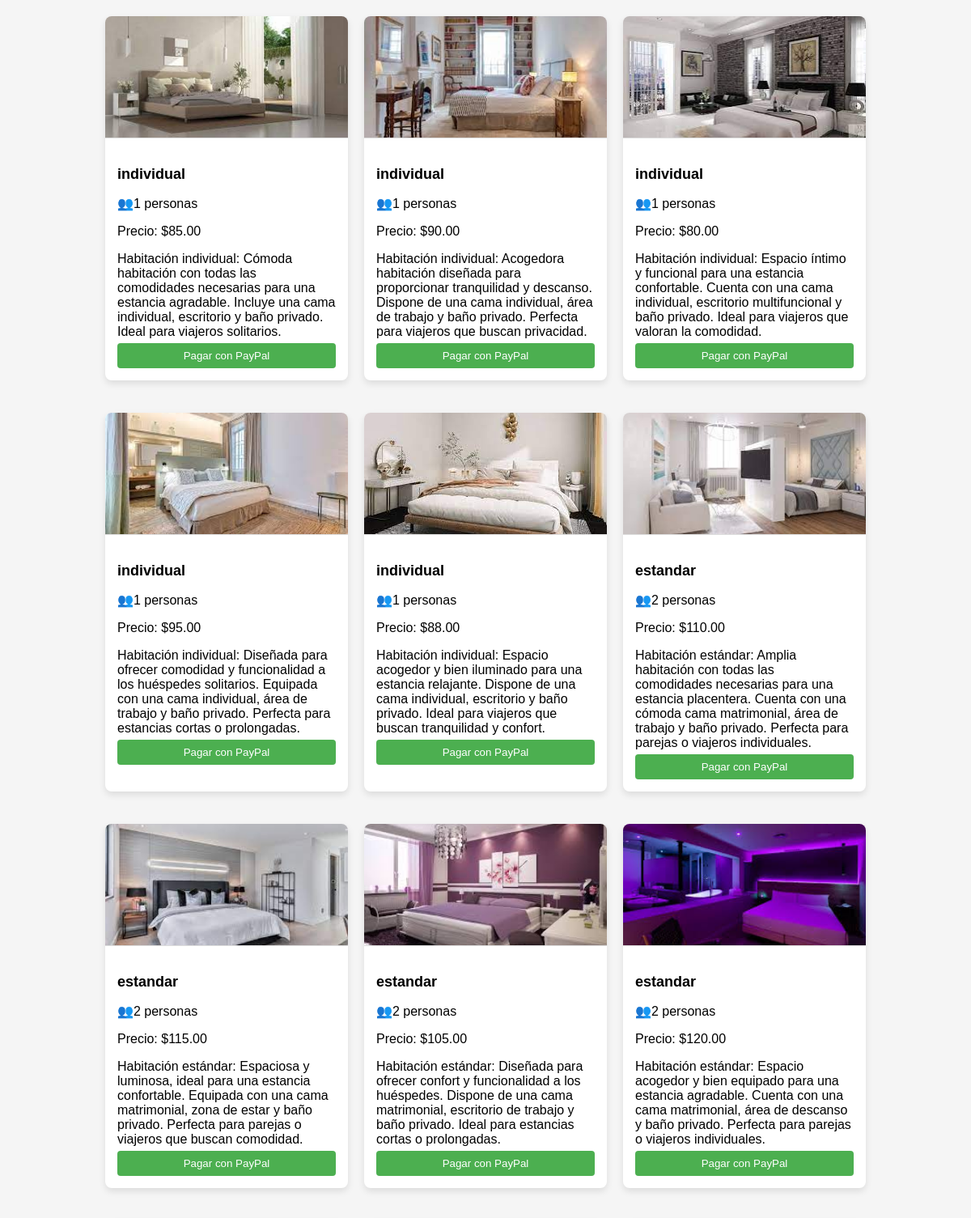
/Front-def/habitaciones_disponibles.php (upper part), run on the app's committed database.
### tables this page shows
CREATE TABLE `habitaciones` (
  `ID_HABITACION` int(11) NOT NULL,
  `TIPO` varchar(255) NOT NULL,
  `DESCRIPCION` varchar(255) DEFAULT NULL,
  `PRECIOPORNOCHE` decimal(10,2) NOT NULL,
  `CAPACIDAD` int(11) NOT NULL,
  `CAMAS` int(11) DEFAULT NULL,
  `BANO` int(11) DEFAULT NULL
);

### Front-def/habitaciones_disponibles.php (the view, shortened to what this page needs)
<?php
    include '../basedatos/basedatos.php';
    $resultado = $mysqli->query("SELECT * FROM habitaciones ");
    $habitaciones = $resultado->fetch_all(MYSQLI_ASSOC);
?>
<!DOCTYPE html>
<html lang="en">
<head>
</head>
<body>
<div class="productos-container">
    <?php foreach ($habitaciones as $habitacion) : ?>
        <div class="producto">
            <img src="imagenes/<?php echo $habitacion['ID_HABITACION']; ?>.jpg" alt="Imagen de la habitación" class="producto-imagen">
            <div class="contenido">
                <h2 class="producto-titulo"><?php echo $habitacion['TIPO']; ?></h2>
                <p class="card-title">👥<?php echo $habitacion['CAPACIDAD']; ?> personas</p>
                <p class="card-title">Precio: $<?php echo $habitacion['PRECIOPORNOCHE']; ?></p>
                <p class="card-title"><?php echo $habitacion['DESCRIPCION']; ?></p>
                <form action="pago.php" method="post">
                    <input type="submit" value="Pagar con PayPal" class="btn btn-success">
                </form>
            </div>
        </div>
    <?php endforeach; ?>
</div>
</body>
</html>

### Front-def/habitaciones_disponibles.php (style rules this page uses)
body { font-family: 'Arial', sans-serif; background-color: #f5f5f5; margin: 0; padding: 0; }
.productos-container { display: flex; flex-wrap: wrap; gap: 20px; justify-content: center; padding: 20px; }
.producto { flex: 0 0 300px; background-color: #fff; box-shadow: 0 4px 8px rgba(0, 0, 0, 0.1); border-radius: 8px; overflow: hidden; margin-bottom: 20px; }
.producto-imagen { width: 100%; height: 150px; object-fit: cover; border-bottom: 1px solid #ddd; }
.contenido { padding: 15px; }
.producto-titulo { font-size: 18px; margin-bottom: 5px; }
.card-title { margin-bottom: 5px; }
.btn { width: 100%; padding: 8px 16px; background-color: #4CAF50; color: #fff; border: none; border-radius: 4px; cursor: pointer; }

### data on the page
habitaciones: shows a picture, TIPO "individual", CAPACIDAD "1", PRECIOPORNOCHE "85.00", DESCRIPCION "Habitación individual: Cómoda habitación con todas las comodidades necesarias para una estancia agradable. Incluye una cama individual, escritorio y baño privado. Ideal para viajeros solitarios."
habitaciones: shows a picture, TIPO "individual", CAPACIDAD "1", PRECIOPORNOCHE "90.00", DESCRIPCION "Habitación individual: Acogedora habitación diseñada para proporcionar tranquilidad y descanso. Dispone de una cama individual, área de trabajo y baño privado. Perfecta para viajeros que buscan privacidad."
habitaciones: shows a picture, TIPO "individual", CAPACIDAD "1", PRECIOPORNOCHE "80.00", DESCRIPCION "Habitación individual: Espacio íntimo y funcional para una estancia confortable. Cuenta con una cama individual, escritorio multifuncional y baño privado. Ideal para viajeros que valoran la comodidad."
habitaciones: shows a picture, TIPO "individual", CAPACIDAD "1", PRECIOPORNOCHE "95.00", DESCRIPCION "Habitación individual: Diseñada para ofrecer comodidad y funcionalidad a los huéspedes solitarios. Equipada con una cama individual, área de trabajo y baño privado. Perfecta para estancias cortas o prolongadas."
habitaciones: shows a picture, TIPO "individual", CAPACIDAD "1", PRECIOPORNOCHE "88.00", DESCRIPCION "Habitación individual: Espacio acogedor y bien iluminado para una estancia relajante. Dispone de una cama individual, escritorio y baño privado. Ideal para viajeros que buscan tranquilidad y confort."
habitaciones: shows a picture, TIPO "estandar", CAPACIDAD "2", PRECIOPORNOCHE "110.00", DESCRIPCION "Habitación estándar: Amplia habitación con todas las comodidades necesarias para una estancia placentera. Cuenta con una cómoda cama matrimonial, área de trabajo y baño privado. Perfecta para parejas o viajeros individuales."
habitaciones: shows a picture, TIPO "estandar", CAPACIDAD "2", PRECIOPORNOCHE "115.00", DESCRIPCION "Habitación estándar: Espaciosa y luminosa, ideal para una estancia confortable. Equipada con una cama matrimonial, zona de estar y baño privado. Perfecta para parejas o viajeros que buscan comodidad."
habitaciones: shows a picture, TIPO "estandar", CAPACIDAD "2", PRECIOPORNOCHE "105.00", DESCRIPCION "Habitación estándar: Diseñada para ofrecer confort y funcionalidad a los huéspedes. Dispone de una cama matrimonial, escritorio de trabajo y baño privado. Ideal para estancias cortas o prolongadas."
habitaciones: shows a picture, TIPO "estandar", CAPACIDAD "2", PRECIOPORNOCHE "120.00", DESCRIPCION "Habitación estándar: Espacio acogedor y bien equipado para una estancia agradable. Cuenta con una cama matrimonial, área de descanso y baño privado. Perfecta para parejas o viajeros individuales."
